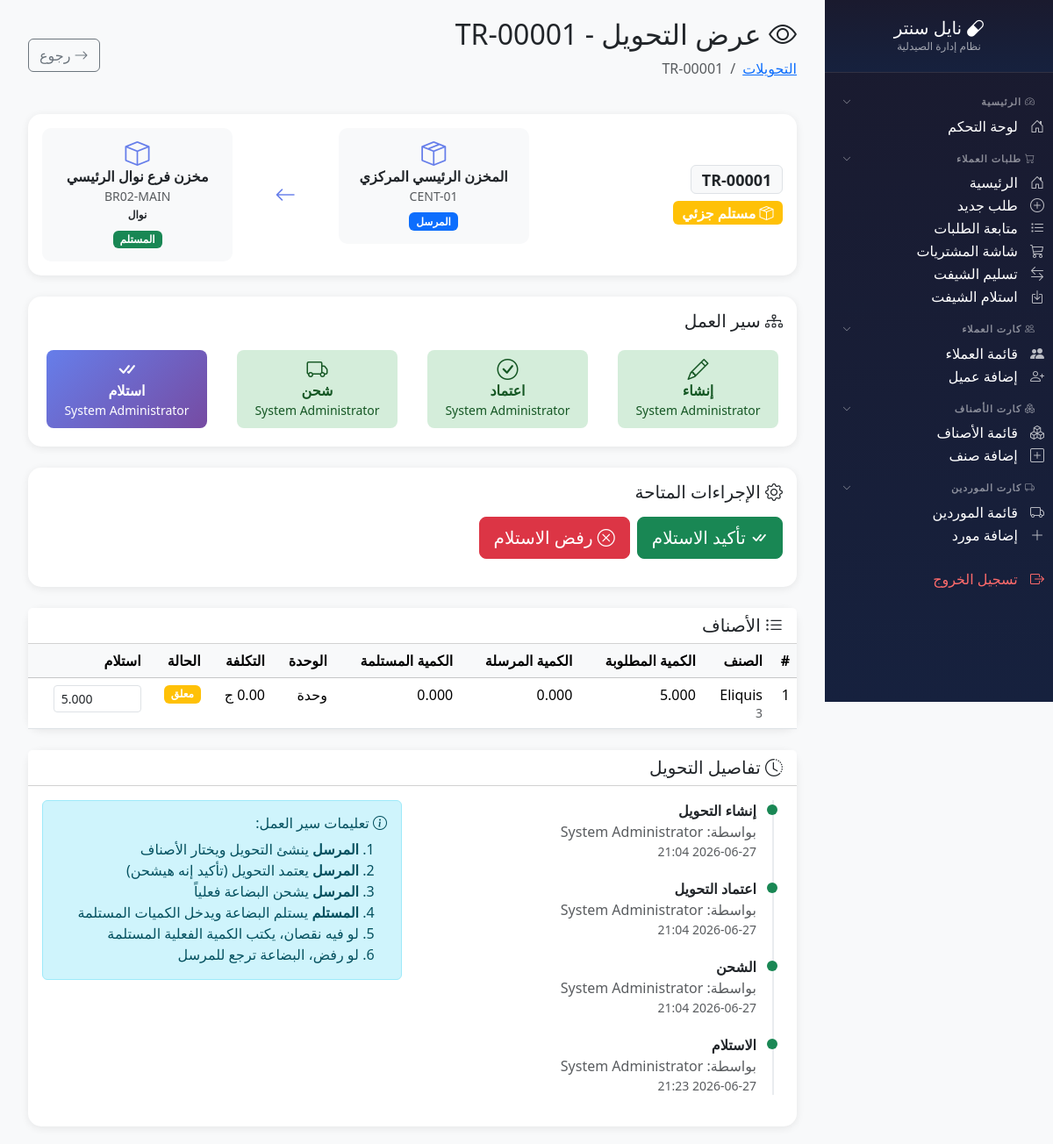
The page /modules/inventory/transfers/view.php?id=1 (signed in) on the database as committed earlier.
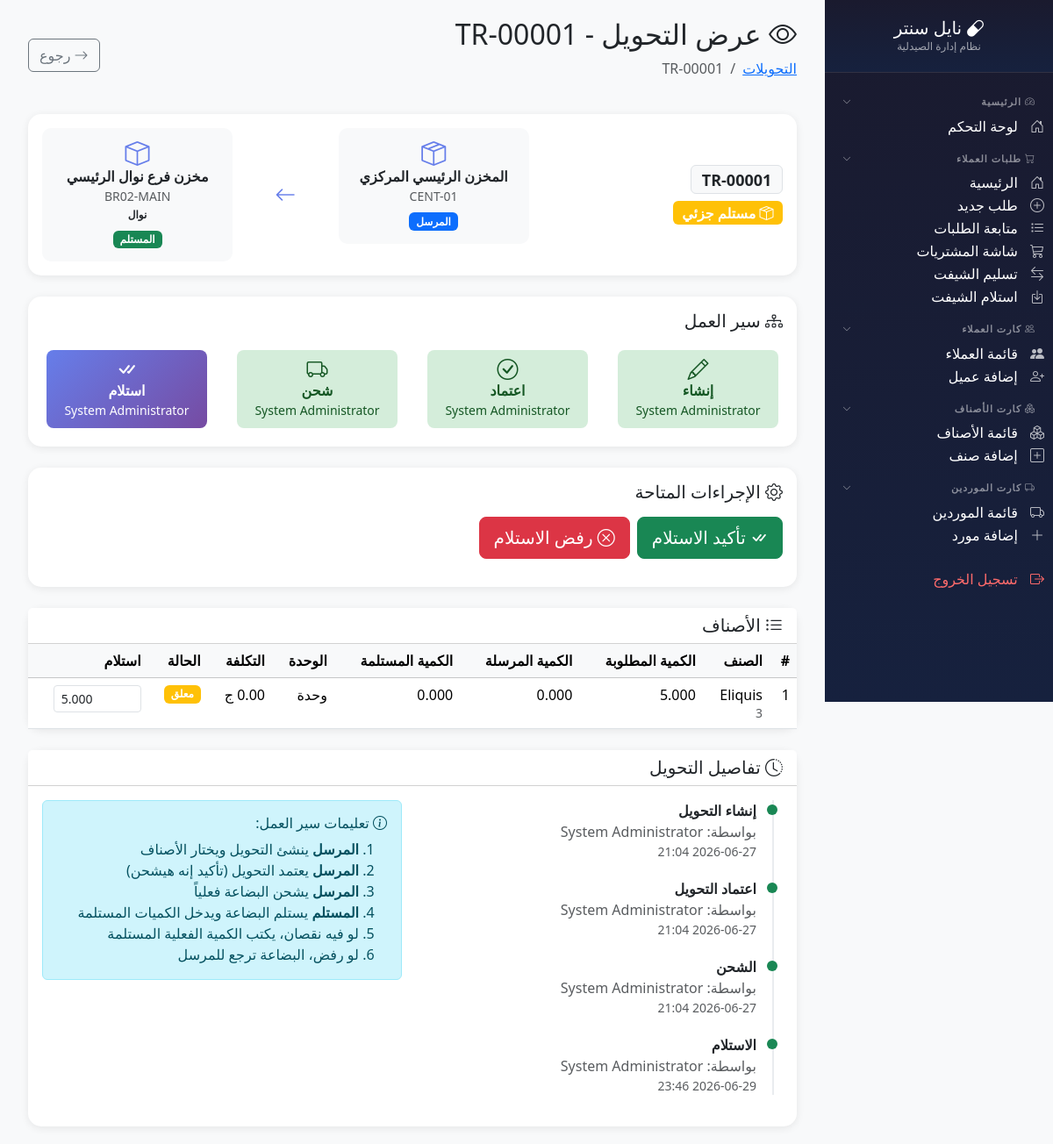
The same page on the database as committed later.
### tables this page shows
CREATE TABLE `inventory_transfers` (
  `id` int(11) NOT NULL,
  `transfer_code` varchar(20) NOT NULL,
  `from_store_id` int(11) NOT NULL,
  `to_store_id` int(11) NOT NULL,
  `from_branch_id` int(11) DEFAULT NULL,
  `to_branch_id` int(11) DEFAULT NULL,
  `transfer_type` enum('internal','branch_to_branch','central_to_branch','branch_to_central') NOT NULL,
  `status` enum('draft','pending','approved','shipped','partial_received','received','rejected','cancelled') DEFAULT 'draft',
  `total_items` int(11) DEFAULT 0,
  `total_quantity` decimal(12,3) DEFAULT 0.000,
  `total_cost` decimal(12,2) DEFAULT 0.00,
  `total_sell` decimal(12,2) DEFAULT 0.00,
  `notes` text DEFAULT NULL,
  `requested_by` int(11) DEFAULT NULL,
  `approved_by` int(11) DEFAULT NULL,
  `shipped_by` int(11) DEFAULT NULL,
  `received_by` int(11) DEFAULT NULL,
  `requested_at` datetime DEFAULT NULL,
  `approved_at` datetime DEFAULT NULL,
  `shipped_at` datetime DEFAULT NULL,
  `received_at` datetime DEFAULT NULL,
  `created_at` timestamp NOT NULL DEFAULT current_timestamp()
);

CREATE TABLE `stores` (
  `id` int(11) NOT NULL,
  `store_code` varchar(20) NOT NULL,
  `store_name` varchar(100) NOT NULL,
  `store_type` enum('central_main','branch_main','sub_store','pharmacy','warehouse','damaged','expired','returned') DEFAULT 'sub_store',
  `branch_id` int(11) DEFAULT NULL,
  `parent_store_id` int(11) DEFAULT NULL,
  `is_main` tinyint(1) DEFAULT 0,
  `is_active` tinyint(1) DEFAULT 1,
  `notes` text DEFAULT NULL,
  `created_by` int(11) DEFAULT NULL,
  `created_at` timestamp NOT NULL DEFAULT current_timestamp(),
  `updated_at` timestamp NOT NULL DEFAULT current_timestamp() ON UPDATE current_timestamp()
);

CREATE TABLE `branches` (
  `id` int(11) NOT NULL,
  `branch_code` varchar(20) NOT NULL,
  `branch_name` varchar(100) NOT NULL,
  `address` varchar(200) DEFAULT NULL,
  `phone` varchar(20) DEFAULT NULL,
  `is_active` tinyint(1) DEFAULT 1,
  `created_at` timestamp NOT NULL DEFAULT current_timestamp()
);

CREATE TABLE `users` (
  `id` int(11) NOT NULL,
  `username` varchar(50) NOT NULL,
  `password` varchar(255) NOT NULL,
  `full_name` varchar(100) NOT NULL,
  `role` enum('admin','pharmacist','purchaser','cashier') DEFAULT 'pharmacist',
  `branch_code` varchar(20) DEFAULT NULL,
  `phone` varchar(20) DEFAULT NULL,
  `is_active` tinyint(1) DEFAULT 1,
  `last_login` datetime DEFAULT NULL,
  `created_at` timestamp NOT NULL DEFAULT current_timestamp(),
  `updated_at` timestamp NOT NULL DEFAULT current_timestamp() ON UPDATE current_timestamp()
);

### modules/inventory/transfers/view.php (the view, shortened to what the changed rows need)
<?php
$db = getDB();
$transfer_id = intval($_GET['id'] ?? 0);
$stmt = $db->prepare("
    SELECT t.*,
        fs.store_name as from_store_name, fs.store_code as from_store_code,
        ts.store_name as to_store_name, ts.store_code as to_store_code,
        fb.branch_name as from_branch_name,
        tb.branch_name as to_branch_name,
        u1.full_name as requested_by_name,
        u2.full_name as approved_by_name,
        u3.full_name as shipped_by_name,
        u4.full_name as received_by_name
    FROM inventory_transfers t
    LEFT JOIN stores fs ON t.from_store_id = fs.id
    LEFT JOIN stores ts ON t.to_store_id = ts.id
    LEFT JOIN branches fb ON t.from_branch_id = fb.id
    LEFT JOIN branches tb ON t.to_branch_id = tb.id
    LEFT JOIN users u1 ON t.requested_by = u1.id
    LEFT JOIN users u2 ON t.approved_by = u2.id
    LEFT JOIN users u3 ON t.shipped_by = u3.id
    LEFT JOIN users u4 ON t.received_by = u4.id
    WHERE t.id = ?
");
$stmt->execute([$transfer_id]);
$transfer = $stmt->fetch();
$status_labels = [
    'draft' => ['مسودة', 'bg-secondary', 'bi-pencil'],
    'pending' => ['معلق', 'bg-warning text-dark', 'bi-clock'],
    'approved' => ['معتمد', 'bg-info', 'bi-check-circle'],
    'shipped' => ['مرسل', 'bg-primary', 'bi-truck'],
    'partial_received' => ['مستلم جزئي', 'bg-warning', 'bi-box-seam'],
    'received' => ['مستلم', 'bg-success', 'bi-check-all'],
    'rejected' => ['مرفوض', 'bg-danger', 'bi-x-circle'],
    'cancelled' => ['ملغي', 'bg-dark', 'bi-x-octagon']
];
$status_info = $status_labels[$transfer['status']] ?? ['غير معروف', 'bg-secondary', 'bi-question'];
$page_title = 'عرض التحويل - ' . $transfer['transfer_code'];
?>
<!DOCTYPE html>
<html lang="ar" dir="rtl">
<head>
    <link href="https://cdn.jsdelivr.net/npm/bootstrap@5.3.2/dist/css/bootstrap.rtl.min.css" rel="stylesheet">
    <link href="https://cdn.jsdelivr.net/npm/bootstrap-icons@1.11.1/font/bootstrap-icons.css" rel="stylesheet">
</head>
<body>
    <div class="main-content">
        <div class="container-fluid">
            <div class="d-flex justify-content-between align-items-center mb-4">
                <div>
                    <h2><i class="bi bi-eye"></i> <?= $page_title ?></h2>
                    <nav aria-label="breadcrumb">
                        <ol class="breadcrumb">
                            <li class="breadcrumb-item"><a href="index.php">التحويلات</a></li>
                            <li class="breadcrumb-item active"><?= htmlspecialchars($transfer['transfer_code']) ?></li>
                        </ol>
                    </nav>
                </div>
            </div>
            <div class="card mb-4">
                <div class="card-body">
                    <div class="row align-items-center">
                        <div class="col-md-4">
                            <h4><span class="badge bg-light text-dark border"><?= htmlspecialchars($transfer['transfer_code']) ?></span></h4>
                            <span class="badge <?= $status_info[1] ?> fs-6">
                                <i class="bi <?= $status_info[2] ?>"></i> <?= $status_info[0] ?>
                            </span>
                        </div>
                        <div class="col-md-8">
                            <div class="row">
                                <div class="col-5">
                                    <div class="store-box">
                                        <i class="bi bi-box-seam"></i>
                                        <div class="fw-bold"><?= htmlspecialchars($transfer['from_store_name']) ?></div>
                                        <small class="text-muted"><?= htmlspecialchars($transfer['from_store_code']) ?></small>
                                        <div class="mt-2"><span class="badge bg-primary">المرسل</span></div>
                                    </div>
                                </div>
                                <div class="col-5">
                                    <div class="store-box">
                                        <i class="bi bi-box"></i>
                                        <div class="fw-bold"><?= htmlspecialchars($transfer['to_store_name']) ?></div>
                                        <small class="text-muted"><?= htmlspecialchars($transfer['to_store_code']) ?></small>
                                        <?php if ($transfer['to_branch_name']): ?>
                                            <div><span class="badge bg-light text-dark"><?= htmlspecialchars($transfer['to_branch_name']) ?></span></div>
                                        <?php endif; ?>
                                        <div class="mt-2"><span class="badge bg-success">المستلم</span></div>
                                    </div>
                                </div>
                            </div>
                        </div>
                    </div>
                </div>
            </div>
            <div class="card mb-4">
                <div class="card-body">
                    <div class="row">
                        <div class="col">
                            <div class="workflow-step <?= in_array($transfer['status'], ['draft', 'approved', 'shipped', 'partial_received', 'received']) ? 'completed' : 'pending' ?>">
                                <i class="bi bi-pencil fs-4"></i>
                                <div class="fw-bold">إنشاء</div>
                                <small><?= htmlspecialchars($transfer['requested_by_name'] ?? '') ?></small>
                            </div>
                        </div>
                        <div class="col">
                            <div class="workflow-step <?= in_array($transfer['status'], ['approved', 'shipped', 'partial_received', 'received']) ? 'completed' : 'pending' ?>">
                                <i class="bi bi-check-circle fs-4"></i>
                                <div class="fw-bold">اعتماد</div>
                                <small><?= htmlspecialchars($transfer['approved_by_name'] ?? '') ?></small>
                            </div>
                        </div>
                        <div class="col">
                            <div class="workflow-step <?= in_array($transfer['status'], ['shipped', 'partial_received', 'received']) ? 'completed' : 'pending' ?>">
                                <i class="bi bi-truck fs-4"></i>
                                <div class="fw-bold">شحن</div>
                                <small><?= htmlspecialchars($transfer['shipped_by_name'] ?? '') ?></small>
                            </div>
                        </div>
                        <div class="col">
                            <div class="workflow-step <?= in_array($transfer['status'], ['received']) ? 'completed' : ($transfer['status'] === 'partial_received' ? 'active' : 'pending') ?>">
                                <i class="bi bi-check-all fs-4"></i>
                                <div class="fw-bold">استلام</div>
                                <small><?= htmlspecialchars($transfer['received_by_name'] ?? '') ?></small>
                            </div>
                        </div>
                    </div>
                </div>
            </div>
            <div class="card mb-4">
                <div class="card-body p-0">
                    <div class="table-responsive">
                        <table class="table table-hover mb-0">
                            <thead class="table-light">
                                <tr>
                                    <th>#</th>
                                    <th>الصنف</th>
                                    <th>الكمية المطلوبة</th>
                                    <th>الكمية المرسلة</th>
                                    <th>الكمية المستلمة</th>
                                    <th>الوحدة</th>
                                    <th>التكلفة</th>
                                    <th>الحالة</th>
                                    <?php if ($transfer['status'] === 'shipped' || $transfer['status'] === 'partial_received'): ?>
                                    <th>استلام</th>
                                    <?php endif; ?>
                                </tr>
                            </thead>
                        </table>
                    </div>
                </div>
            </div>
            <div class="card">
                <div class="card-body">
                    <div class="row">
                        <div class="col-md-6">
                            <div class="timeline">
                                <div class="timeline-item <?= $transfer['requested_at'] ? 'completed' : 'pending' ?>">
                                    <div class="fw-bold">إنشاء التحويل</div>
                                    <div class="text-muted">بواسطة: <?= htmlspecialchars($transfer['requested_by_name'] ?? 'غير معروف') ?></div>
                                    <div class="text-muted small"><?= $transfer['requested_at'] ? date('Y-m-d H:i', strtotime($transfer['requested_at'])) : '-' ?></div>
                                </div>
                                <div class="timeline-item <?= $transfer['approved_at'] ? 'completed' : 'pending' ?>">
                                    <div class="fw-bold">اعتماد التحويل</div>
                                    <div class="text-muted">بواسطة: <?= htmlspecialchars($transfer['approved_by_name'] ?? 'غير معروف') ?></div>
                                    <div class="text-muted small"><?= $transfer['approved_at'] ? date('Y-m-d H:i', strtotime($transfer['approved_at'])) : '-' ?></div>
                                </div>
                                <div class="timeline-item <?= $transfer['shipped_at'] ? 'completed' : 'pending' ?>">
                                    <div class="fw-bold">الشحن</div>
                                    <div class="text-muted">بواسطة: <?= htmlspecialchars($transfer['shipped_by_name'] ?? 'غير معروف') ?></div>
                                    <div class="text-muted small"><?= $transfer['shipped_at'] ? date('Y-m-d H:i', strtotime($transfer['shipped_at'])) : '-' ?></div>
                                </div>
                                <div class="timeline-item <?= $transfer['received_at'] ? 'completed' : 'pending' ?>">
                                    <div class="fw-bold">الاستلام</div>
                                    <div class="text-muted">بواسطة: <?= htmlspecialchars($transfer['received_by_name'] ?? 'غير معروف') ?></div>
                                    <div class="text-muted small"><?= $transfer['received_at'] ? date('Y-m-d H:i', strtotime($transfer['received_at'])) : '-' ?></div>
                                </div>
                            </div>
                        </div>
                    </div>
                </div>
            </div>
        </div>
    </div>
</body>
</html>

Rows that differ between the two databases and show on the page:
changed inventory_transfers "عرض التحويل - TR-00001": received_at "2026-06-27 21:23" → "2026-06-29 23:46"
